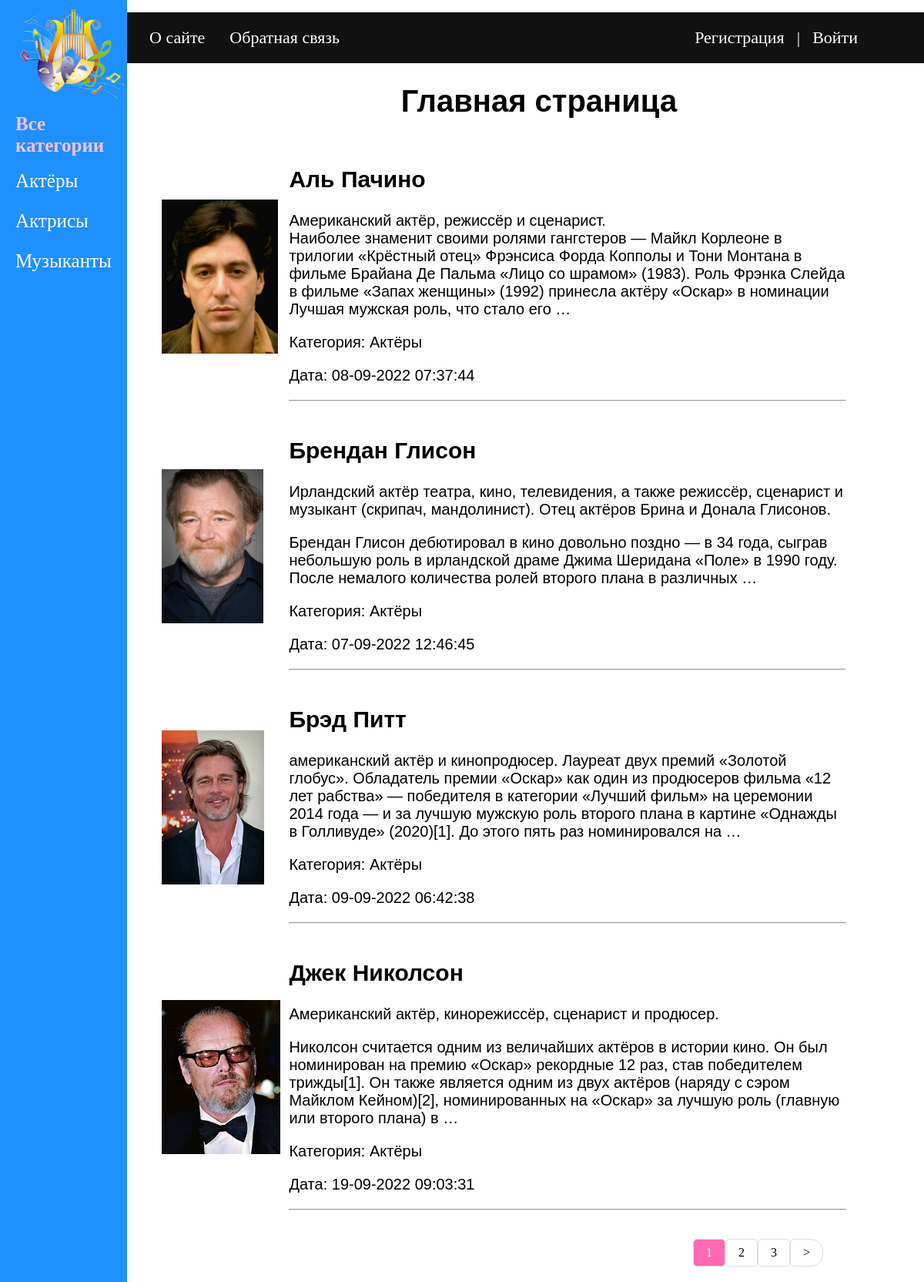
The page / on the database its author committed.
### artists/models.py (models this page shows, shortened)
class Category(models.Model):
    name = models.CharField(max_length=100, db_index=True, verbose_name='Название категории')
    slug = models.SlugField(max_length=255, unique=True, db_index=True, verbose_name="URL")
    def __str__(self):
        return self.name
    def get_absolute_url(self):
        return reverse('cats', kwargs={'cat_slug': self.slug})
    class Meta:
        verbose_name = 'Категория'
        verbose_name_plural = 'Категории'
        ordering = ['id']

class Artists(models.Model):
    title = models.CharField(max_length=255, verbose_name='Заголовок')
    slug = models.SlugField(max_length=255, unique=True, db_index=True, verbose_name="URL")
    content = models.TextField(blank=True, verbose_name='Текст статьи')
    photo = models.ImageField(upload_to="photos/%Y/%m/%d/", verbose_name='Фотография')
    time_create = models.DateTimeField(auto_now_add=True, verbose_name='Время создания')
    time_update = models.DateTimeField(auto_now_add=True, verbose_name='Время изменения')
    is_published = models.BooleanField(default=True, verbose_name='Публикация')
    cat = models.ForeignKey('Category', on_delete=models.PROTECT, verbose_name='Категория')
    def get_absolute_url(self):
        return reverse('post', kwargs={'post_slug': self.slug})
    class Meta:
        verbose_name = 'Артисты'
        verbose_name_plural = 'Артисты'
        ordering = [ 'title', 'time_create']

### artists/views.py (the view)
# urls.py: path('', ArtistsHome.as_view(), name='home'),
class ArtistsHome(DataMixin, ListView):
    model = Artists
    template_name = 'artists/index.html'
    context_object_name = 'posts'
    allow_empty = False
    def get_context_data(self, *, object_list=None, **kwargs):
        context = super().get_context_data(**kwargs)
        c_def = self.get_user_context(title="Главная страница")#Данные формируются с помощью DataMixin (находится в файле utils.py
        return dict(list(context.items())+ list(c_def.items()))
    def get_queryset(self): #Выводим на главную страницу только опубликованные статьи
        return Artists.objects.filter(is_published=True).select_related('cat') #select_related('cat') добавили, чтобы избежать повторного обращения к базе данных при загрузке надписей категорий

### artists/templatetags/artists_tags.py (called while the page is built)
@register.inclusion_tag('artists/template_html/list_categories.html')
def show_categories(cat_selected=0):
    cats = Category.objects.all()
    return {"cats": cats, "cat_selected": cat_selected}

### artists/utils.py (called while the page is built)
    def get_user_context(self, **kwargs):
        context = kwargs
        cats = Category.objects.all() # Если включаем кэширование боковой панели категорий эту строку надо закоментировать
        user_menu = menu.copy()
        if not self.request.user.is_authenticated: #Если пользователь не авторизован, то удаляем из словаря menu строку "Добавить статью"
            user_menu.pop(1)
        context['menu'] = user_menu
        context['cats'] = cats
        if 'cat_selected' not in context:
            context['cat_selected'] = 0
        return context

### artists/templates/artists/index.html
{% extends 'artists/base.html' %}
{% block content %}
<div class="main">
<h1>{{title}}</h1>
        <table class = "my_table">
            <tbody>
        {% for p in posts %}
        <tr>
       {% if p.photo %}
            <td><a href="{{ p.get_absolute_url }}"><img height="200" src="{{p.photo.url}}"></a></td>
       {% endif %}
            <td>
                <a href="{{ p.get_absolute_url }}"> <h2>{{p.title}}</h2> </a>
                <p class = "hr">{{p.content|linebreaks|truncatewords:50}}</p>
       <div class="cats_inline">
            <p class="cats_inline">Категория: {{p.cat}}</p>
            <p class="cats_inline"> Дата: {{p.time_update|date:"d-m-Y H:i:s"}}</p>
        </div>
                <hr>
            </td>
        </tr>
            </tbody>
        {% endfor %}
        </table>
</div>
{% endblock content %}

### artists/templates/artists/base.html (shortened to what this page needs)
{% load static %}
{% load artists_tags %}
<!DOCTYPE html>
<html lang="en">
<head>
    <link type="text/css" href="{% static 'artists/css/styles2.css' %}" rel="stylesheet"/>
</head>
<body>
<ul>
<div class = "sidenav">
<div  class="my_logo">
<a href="{% url 'home' %}"> <img alt="Logotip" src = "../../static/artists/images/logotip.png" width="190"></a>
</div>
    {% if cat_selected == 0 %}
        <li class="all_cats">Все категории </li>
    {% else %}
        <li  class="all_cats"><a href="{% url 'home' %}">Все категории </a></li>
    {% endif %}
    {% show_categories cat_selected %}
</div>
</ul>
<div class="top_navigation_bar">
<ul>
    {% for m in menu %}
    <li><a href="{% url m.url_name %}">{{m.title}}</a></li>
{% endfor %}
{% if request.user.is_authenticated %}
    <li class="not_active">{{user.username}} | <a href="{% url 'logout' %}" class="exit">Выйти</a></li>
{% else %}
    <li class="not_active"><a href="{% url 'register' %}">Регистрация</a> | <a href="{% url 'login' %}" class="exit">Войти</a> </li>
{% endif %}
</ul>
</div>
    {% block content %}
    {% endblock content %}
{% block pagination %}
    <nav>
        <ul  class="pagination">
    {% if page_obj.has_other_pages %}
            {% for p in paginator.page_range %}
            {% if page_obj.number == p %}
                <li><a href="?page={{ p }}" class="active">{{ p }}</a></li>
            {% elif p >= page_obj.number|add:-2 and p <= page_obj.number|add:2 %}
                <li>
                    <a href="?page={{ p }}">{{ p }}</a>
                </li>
            {% endif %}
            {% endfor %}
            {% if page_obj.has_next %}
    <li>
        <a href="?page={{ page_obj.next_page_number }}">&gt;</a>
    </li>
    {% endif %}
        </ul>
    {% endif %}
        </nav>
{% endblock pagination %}
</body>
</html>

### artists/templates/artists/template_html/list_categories.html
{% for c in cats %}
    {% if cat_selected == c.pk %}
        <li>{{c.name}}</li>
    {% else %}
        <li ><a href="{{ c.get_absolute_url }}" >{{c.name}}</a></li>
    {% endif %}
{% endfor %}

### artists/static/artists/css/styles2.css (style rules this page uses)
body { background-color: ##F8F9F9; margin: 0; }
li { list-style-type: none; }
.sidenav { height: 100%; width: 165px; position: fixed; z-index: 2; top: 0; left: 0; overflow-x: hidden; background-color: #1E90FF; -webkit-animation-name: example; -webkit-animation-duration: 4s; animation-name: example; animation-duration: 1s; }
.sidenav a { padding: 6px 8px 6px 0; text-decoration: none; font-size: 25px; color: white; display: block; }
.sidenav li { padding: 6px 8px 6px 20px; text-decoration: none; font-size: 25px; color: #FFC0CB; display: block; }
.sidenav li.all_cats { font-size: 25px; font-weight: bold; }
.main { margin-left: 200px; font-size: 20px; padding: 0; font-family: Georgia, Verdana, Arial,Times New Roman }
.top_navigation_bar ul { list-style-type: none; margin-left: 158px; margin-top: 0; padding: 20px; overflow: hidden; background-color: #111; font-size:22px; }
.top_navigation_bar li { float: left; color:white; }
.top_navigation_bar li.not_active { float: right; display: block; text-align: center; padding: 0 50px; }
.top_navigation_bar a { float: left; display: block; color: white; text-align: center; padding: 0 16px; text-decoration: none; }
.top_navigation_bar a.exit { float: right; display: block; color: white; text-align: center; padding: 0 16px; text-decoration: none; }
.main h1 { text-align:center; }
ul.pagination { display: inline-block; padding: 0; margin-left: 900px; }
ul.pagination li { display: inline; }
ul.pagination li a { color: black; float: left; padding: 8px 16px; text-decoration: none; }
ul.pagination li a.active { background-color: #FF69B4; color: white; }
ul.pagination li a { border-radius: 5px; }
ul.pagination li a.active { border-radius: 5px; }
ul.pagination li a { transition: background-color .3s; }
ul.pagination li a { border: 1px solid #ddd; }
.pagination li:first-child a { border-top-left-radius: 16px; border-bottom-left-radius: 16px; }
.pagination li:last-child a { border-top-right-radius: 16px; border-bottom-right-radius: 16px; }
.my_table { border-spacing: 0 10px; font-family: Georgia, Verdana, Arial,Times New Roman margin:40px; width: 90%; }
.my_table a { text-decoration: none; color:black; }
.my_table td { padding-left: 10px; }

### rows shown on the page
Category: name "Актёры"
Category: name "Актрисы"
Category: name "Музыканты"
Artists: photo (picture), title "Аль Пачино", content "Американский актёр, режиссёр и сценарист. Наиболее знаменит своими ролями гангстеров — Майкл Корлеоне в трилогии «Крёстный отец» Фрэнсиса Форда Копполы и Тони Монтана в фильме Брайана Де Пальма «Лицо со шрамом» (1983). Роль Фрэнка Слейда в фильме «Запах женщины» (1992) принесла актёру «Оскар» в номинации Лучшая мужская роль, что стало его …", cat "Актёры", time_update "08-09-2022 07:37:44"
Artists: photo (picture), title "Брендан Глисон", content "Ирландский актёр театра, кино, телевидения, а также режиссёр, сценарист и музыкант (скрипач, мандолинист). Отец актёров Брина и Донала Глисонов. Брендан Глисон дебютировал в кино довольно поздно — в 34 года, сыграв небольшую роль в ирландской драме Джима Шеридана «Поле» в 1990 году. После немалого количества ролей второго плана в различных …", cat "Актёры", time_update "07-09-2022 12:46:45"
Artists: photo (picture), title "Брэд Питт", content "американский актёр и кинопродюсер. Лауреат двух премий «Золотой глобус». Обладатель премии «Оскар» как один из продюсеров фильма «12 лет рабства» — победителя в категории «Лучший фильм» на церемонии 2014 года — и за лучшую мужскую роль второго плана в картине «Однажды в Голливуде» (2020)[1]. До этого пять раз номинировался на …", cat "Актёры", time_update "09-09-2022 06:42:38"
Artists: photo (picture), title "Джек Николсон", content "Американский актёр, кинорежиссёр, сценарист и продюсер. Николсон считается одним из величайших актёров в истории кино. Он был номинирован на премию «Оскар» рекордные 12 раз, став победителем трижды[1]. Он также является одним из двух актёров (наряду с сэром Майклом Кейном)[2], номинированных на «Оскар» за лучшую роль (главную или второго плана) в …", cat "Актёры", time_update "19-09-2022 09:03:31"

### other values the page prints
{{ m.title }} "О сайте" "Обратная связь"
{{ title }} "Главная страница"
{{ p }} "1"
{{ p }} "2" "3"
